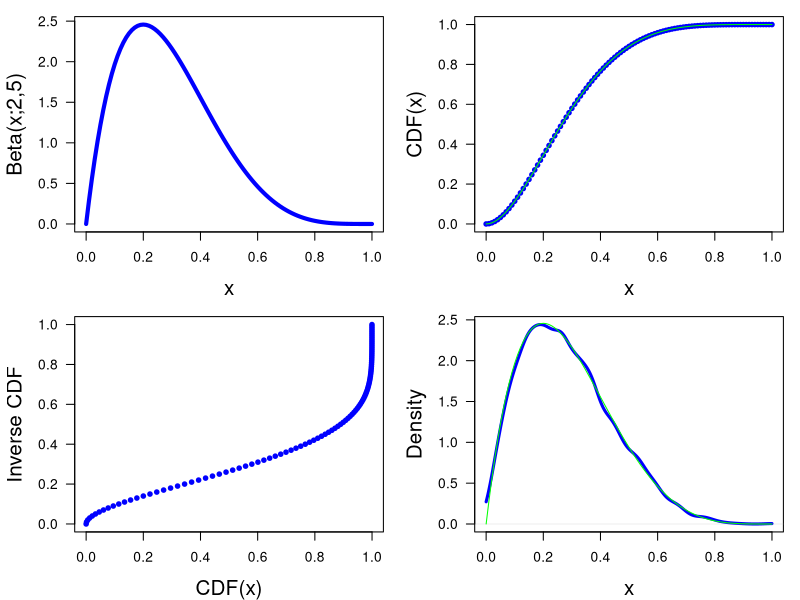

Generate this figure with R:
print('file: RandomBeta2x5.R')
# random numbers from beta(2,5)
alpha = 2; beta = 5
dx = 0.01
x = seq(0,1,dx)
y = dbeta(x,alpha,beta)
print(' ---------------------------------------------------')
print('CDF (estimate) from discrete approximation of PDF by integration:')
L = length(x)
CDFapp = numeric(L)
for(i in 2:L) CDFapp[i] = CDFapp[i-1]+(y[i-1]+y[i])*dx/2
CDFana = pbeta(x,alpha,beta)
print(' ---------------------------------------------------')
print('Inverse CDF:')
CDFinvA = qbeta(CDFapp,alpha,beta)
print(' ---------------------------------------------------')
print('Generate random numbers from beta(a,b)')
# How to generate random numbers from beta(a,b)?
# (1) Generate random numbers from uniform PDF ([0,1])
# (2) Find corresponding x values from numerical CDF
set.seed(1953) # set seed for random number generators
M = 1e4 # number of Monte Carlo runs
r = runif(M) 
rb = numeric(M)
for(i in 1:M) {j=which.min((CDFapp-r[i])^2); rb[i] = x[j]}
# png('RandomDiscrete210427all.png',width=16,height=16,units='cm',res=300)
par(mar=c(4.1,4.5,1,1),mfrow=c(2,2))  # mf = multiple frames
plot(x,y,type='l',lwd=4,col='blue',xlab='x',ylab='Beta(x;2,5)',las=1,cex.lab=1.5)
plot(x,CDFapp,type='p',lwd=3,col='blue',xlab='x',ylab='CDF(x)',las=1,cex=0.4,cex.lab=1.5)
lines(x,CDFana,col='green')
plot(CDFapp,x,type='p',lwd=3,col='blue',xlab='CDF(x)',ylab='Inverse CDF',las=1,cex=0.4,cex.lab=1.5)
plot(density(rb,from=0,to=1),type='l',lwd=3,col='blue',xlab='x',
     ylab='Density',las=1,cex=0.4,main='',cex.lab=1.5)
lines(x,y,col='green')
# dev.off()
